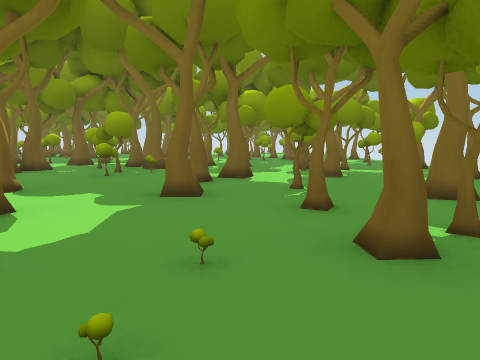
View 1 (above)

24 first-person views from a walk through a Unity game level. The camera is 1.2 m above the floor, tilts 6° down and sees 70° across. The floor is counted in squares, 2 m on a side. Each view is taken from the middle of a square. On the plan, view 1 faces up. The plan holds only what a view shows up to about 10 squares ahead; the rest is blank. The place goes on beyond the plan. The player character is not drawn. Some surface patterns are stand-ins.

View 2
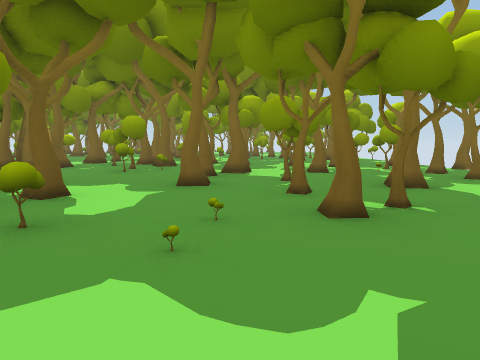

View 3
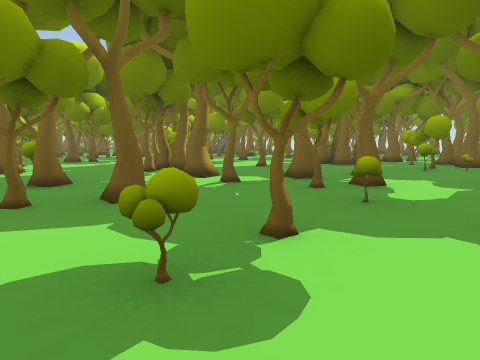

View 4
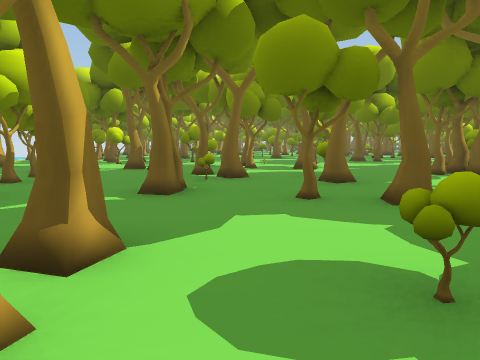

View 5
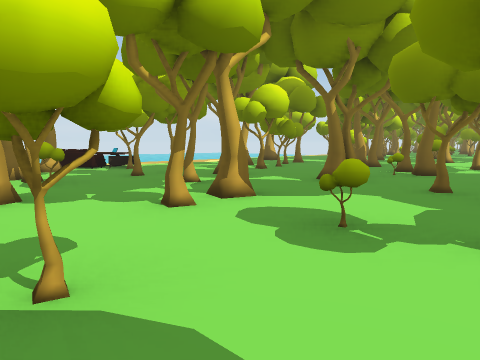

View 6
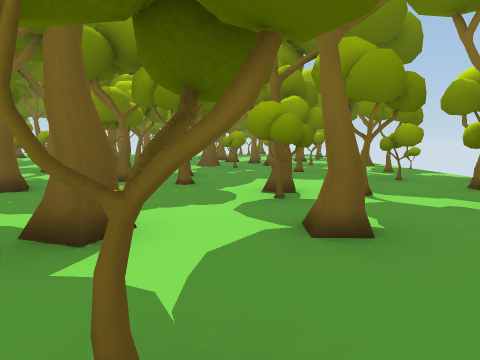

View 7
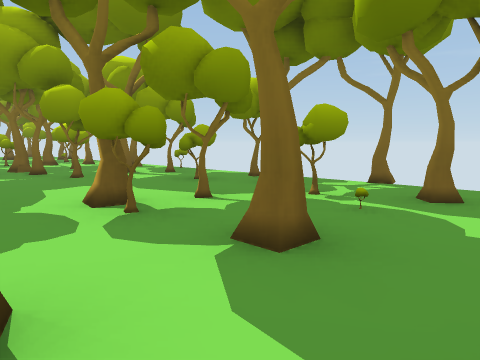

View 8
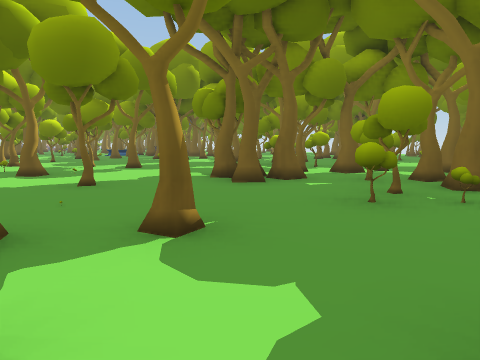

View 9
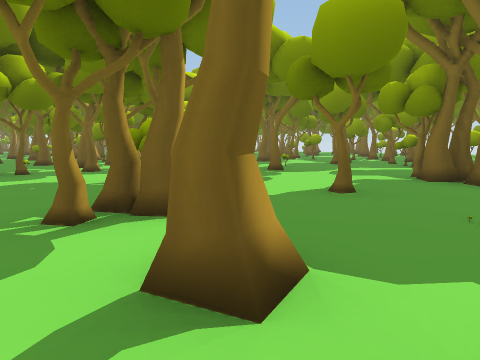

View 10
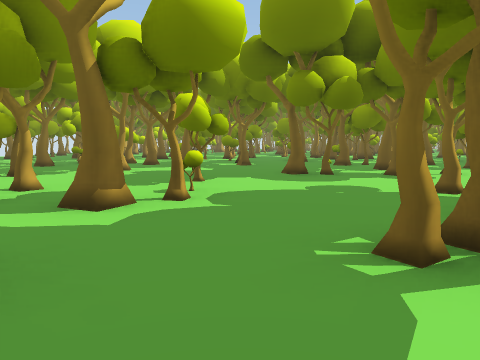

View 11
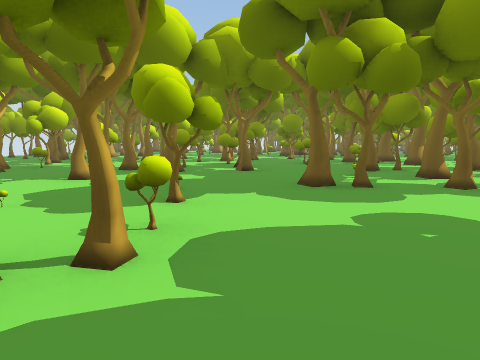

View 12
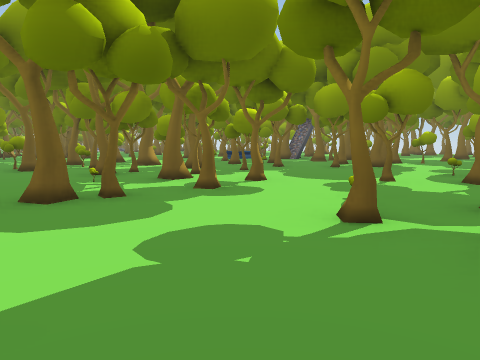

View 13
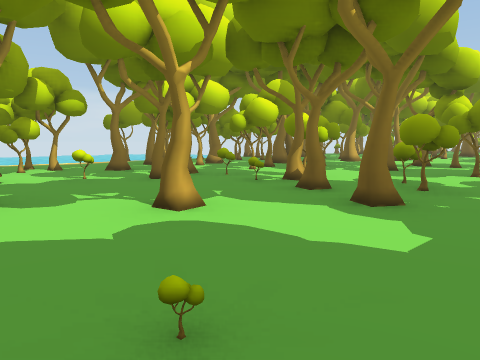

View 14
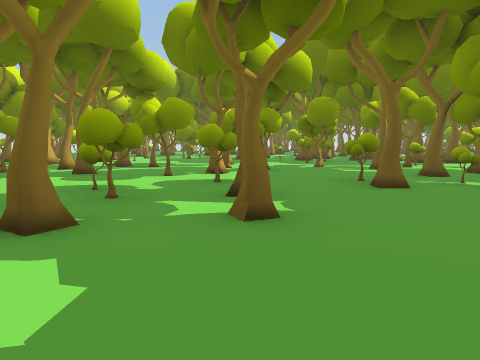

View 15
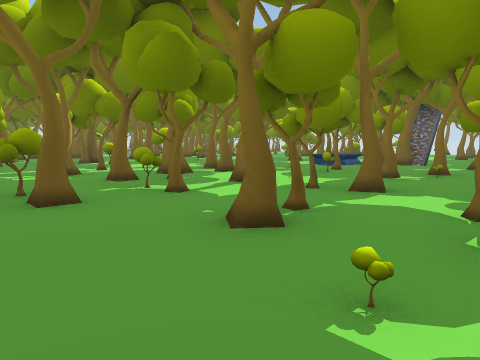

View 16
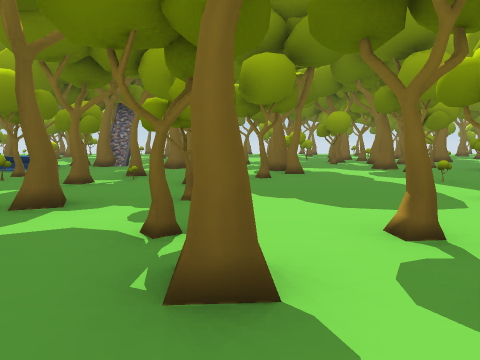

View 17
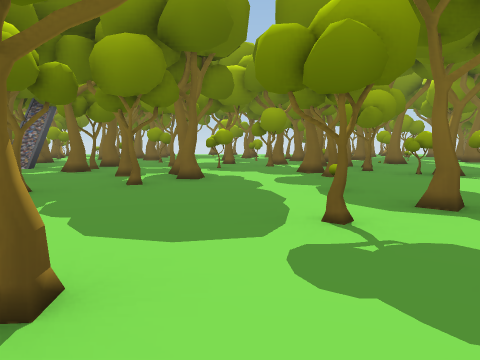

View 18
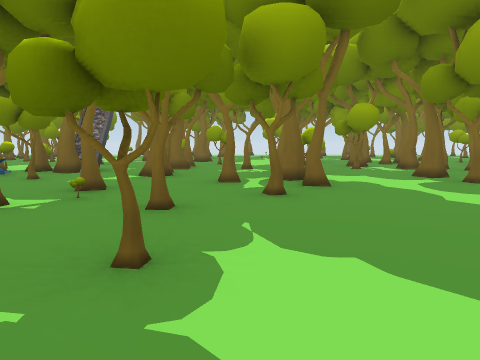

View 19
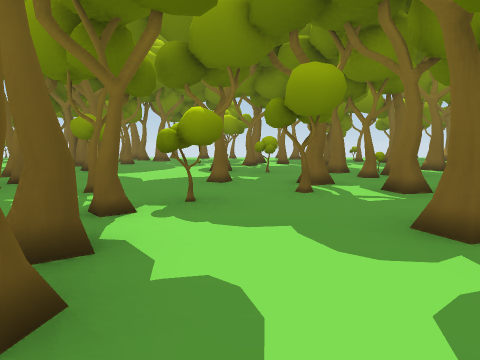

View 20
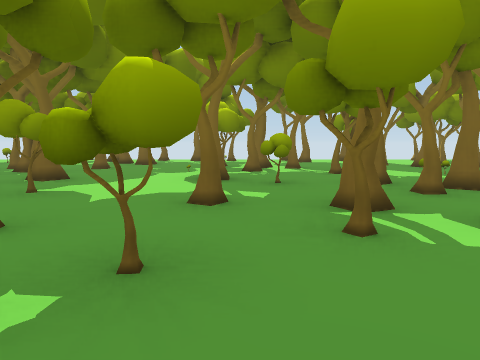

View 21
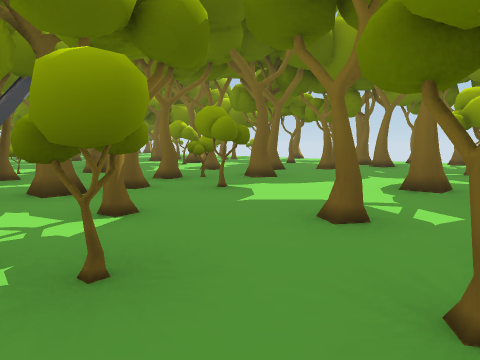

View 22
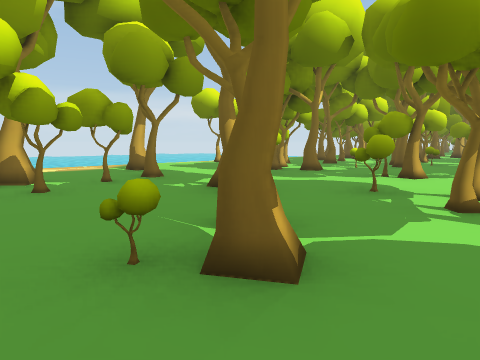

View 23
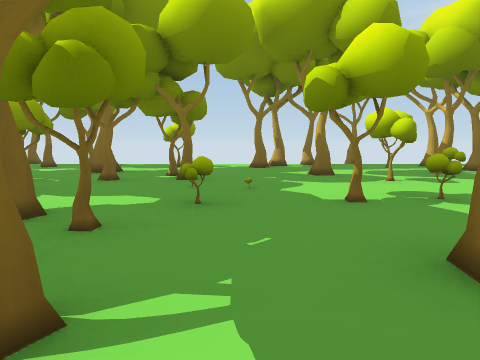

View 24
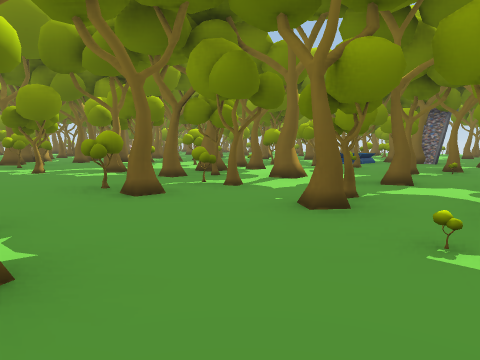

### Floor plan
Key: @ floor where view 1 was taken; # wall or solid block; x gap in a wall; . floor; = window, fence, low wall or low ledge; T thing the floor can be seen under or through; O other object.
Columns run from 25 left of view 1 to 6 right of it. Each row starts with its distance up from view 1.
 18        #..x.....#..
 17        ...=...#....#
 16        ...#.....##.        ##
 15        .#..#..#....        ...
 14       .....x...T.....    ####..
 13       ###O.#x#.TTT..#.  #.##...
 12       OO#O...#........   ....##
 11       OO#....#....##..## ..#.#
 10       .......#....=.#...##...##
  9      #.##...T.......x.#.......#
  8     ......TT.......##......#...
  7    .#......T....#...#.##.....#x#
  6   ..#.#.TTT..............#.#...
  5  ..##..#..T......#.#......#..#
  4 ##...#....T.##..#.......#......
  3  .#x#...#....x...##...#......#.
  2    ..........#....#.###...#...
  1    #.#...#.....................
  0    ...#..x.#....#.....#..@...##
 -1    ......#.........x.#..=.#...#
 -2    .#.#.....#......#......x....
 -3    ..#...#=...#.#.#..#.##.##...
 -4    #..#...=......#.......# ....
 -5       .##...=........#....  #
 -6        ........#..##..#..#
 -7         ###.## ....x.....#

Where each view was taken, in squares from view 1:
view 1: 0 up, 0 right, facing up
view 2: 1 down, 0 right, facing up
view 3: 2 down, 0 right, facing up-left
view 4: 2 down, 0 right, facing left
view 5: 0 up, 1 right, facing down-left
view 6: 4 up, 1 right, facing up
view 7: 5 up, 0 right, facing up-right
view 8: 3 up, 1 left, facing up-left
view 9: 1 up, 4 left, facing up-left
view 10: 1 up, 5 left, facing left
view 11: 1 up, 7 left, facing left
view 12: 1 up, 8 left, facing up-left
view 13: 1 up, 11 left, facing down-left
view 14: 1 up, 12 left, facing left
view 15: 2 up, 13 left, facing up-left
view 16: 3 up, 13 left, facing up
view 17: 4 up, 11 left, facing up
view 18: 5 up, 13 left, facing up
view 19: 9 up, 11 left, facing up
view 20: 11 up, 11 left, facing up
view 21: 12 up, 10 left, facing up-left
view 22: 1 down, 5 left, facing down-left
view 23: 1 up, 5 left, facing right
view 24: 1 up, 13 left, facing up-left
